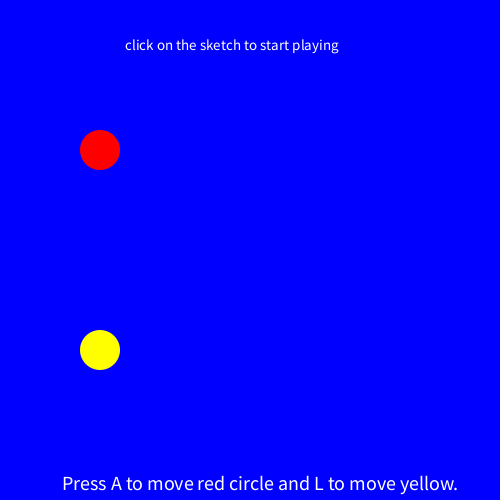
Frame 1 (no input)
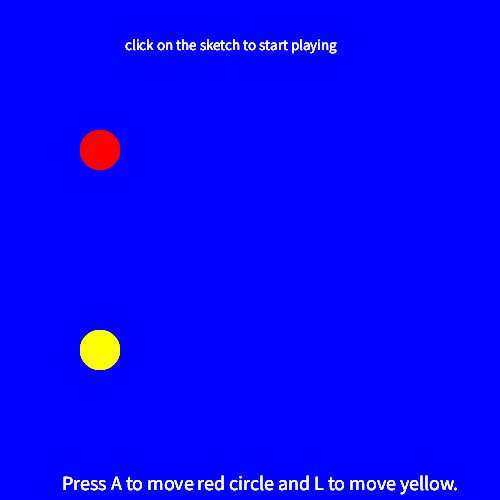
Frame 60 (the mouse pressed at the canvas centre just before this capture)
Frame 120 (the mouse held since frame 60 and released just before this capture): identical to frame 60, image omitted

The Processing sketch that drew these frames (run headless with seeded random() and noise(); from frame 60 on, the mouse is pressed at the canvas centre):

// Processing sketch: processing_130844
// ── processing_130844.pde


/*
variables for circles coordinates

*/
int x = 100;
float y = 150;
int r = 100;
float t = 350;

void setup() {
  size(500, 500);
  background(0, 0, 255);
  smooth();
  noStroke();
}

void draw() { 
  fill(0, 0, 255, 20);
  rect(0, 0, width, height);  // semi-transparent rectangular is drawn, so that circles leave trace of movement 
  
  textSize(15);
  fill(255);
  text("click on the sketch to start playing",width/4, 50); //focus on sketch explained
  textSize(20);
  text("Press A to move red circle and L to move yellow.", width/8, height-10); //controls explained
  
  /* 
  drawing circles
  */
  
    fill(255, 0, 0); 
    ellipse(x, y, 40, 40);
    fill(255, 255, 0); 
    ellipse(r, t, 40, 40);
 /*
 conditions when top circle wins
 */
 
  if (x>width) {
    fill(0);
    rect(0, 0, width, height);
    textSize(40);
    fill(255);
    text("red wins", width/2-100, height/2);
  }
  
   /*
 conditions when bottom circle wins
 */
  
  if (r>width) {
    fill(0);
    rect(0, 0, width, height);
    textSize(40);
    fill(255);
    text("yellow wins", width/2-140, height/2);

}
}
   /*
 game controls
 */
 
void keyPressed() {
  if (key == 'a') {
    
      x+=10;
      y=y+random(-3, 3);
    } 
 
    if (key == 'l') {
      r+=10;
      t=t+random(-3, 3);
    } 
}
